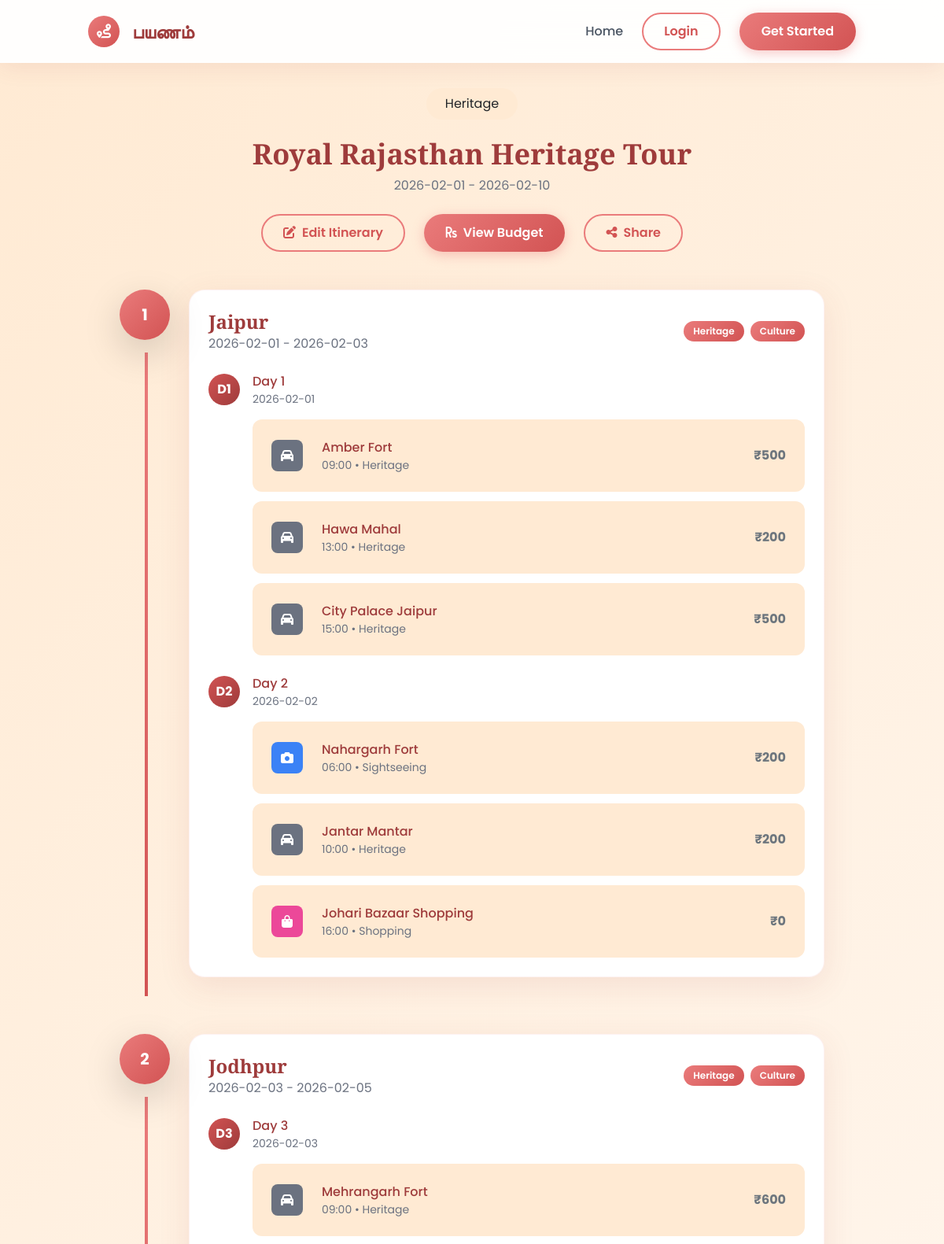
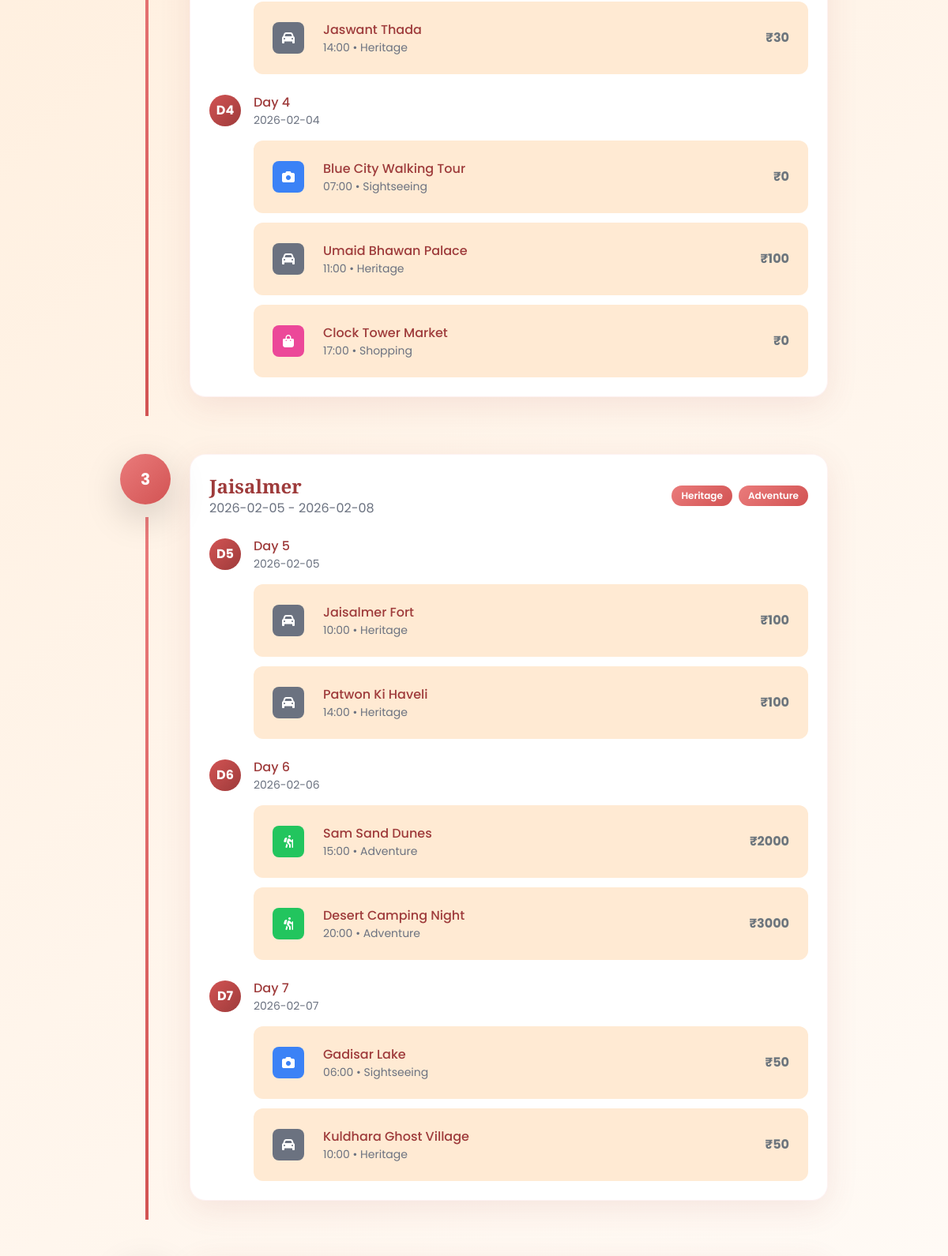
The app's page /trip/a1de65a6-1898-4e86-b5b9-8d27adb81e7d/timeline (upper part) with its own data (2 pictures, top to bottom).
### models.py (models this page shows, shortened)
class Trip(db.Model):
    __tablename__ = 'trips'
    trip_id = db.Column(db.String(36), primary_key=True, default=lambda: str(uuid.uuid4()))
    user_id = db.Column(db.String(36), db.ForeignKey('users.user_id'), nullable=False)
    trip_name = db.Column(db.String(200), nullable=False)
    trip_description = db.Column(db.Text, default='')
    trip_category = db.Column(db.String(50), default='leisure')
    cover_image = db.Column(db.String(500), default='')
    start_date = db.Column(db.String(20), nullable=False)
    end_date = db.Column(db.String(20), nullable=False)
    total_budget = db.Column(db.Float, default=0.0)
    is_public = db.Column(db.Boolean, default=False)
    share_code = db.Column(db.String(20), unique=True, default=lambda: str(uuid.uuid4())[:8])
    itinerary_json = db.Column(db.Text, default='{"stops": []}')
    created_at = db.Column(db.DateTime, default=datetime.utcnow)
    updated_at = db.Column(db.DateTime, default=datetime.utcnow, onupdate=datetime.utcnow)
    def get_itinerary(self):
        try:
            return json.loads(self.itinerary_json)
        except:
            return {"stops": []}

### app.py (the view)
@app.route('/trip/<trip_id>/timeline')
def trip_timeline(trip_id):
    trip = Trip.query.get_or_404(trip_id)
    if trip.user_id != session.get('user_id') and not trip.is_public:
        return redirect(url_for('login'))
    return render_template('timeline.html', trip=trip)

### templates/timeline.html (shortened to what this page needs)
{% extends 'base.html' %}
{% block content %}
<div class="container mx-auto px-4 py-8">
    <div class="text-center mb-12" data-aos="fade-up">
        <div class="inline-flex items-center gap-2 bg-cream px-4 py-2 rounded-full mb-4">
            <span class="capitalize">{{ trip.trip_category }}</span>
        </div>
        <h1 class="text-4xl font-bold font-playfair text-accent mb-2">{{ trip.trip_name }}</h1>
        <p class="text-gray-500">{{ trip.start_date }} - {{ trip.end_date }}</p>
        <div class="flex justify-center gap-4 mt-6">
            <a href="{{ url_for('itinerary_builder', trip_id=trip.trip_id) }}" class="btn-payanam-outline no-underline">
                <i class="fas fa-edit mr-2"></i>Edit Itinerary
            </a>
            <a href="{{ url_for('trip_budget', trip_id=trip.trip_id) }}" class="btn-payanam no-underline">
                <i class="fas fa-rupee-sign mr-2"></i>View Budget
            </a>
            <button onclick="shareTrip()" class="btn-payanam-outline">
                <i class="fas fa-share-alt mr-2"></i>Share
            </button>
        </div>
    </div>
    {% set itinerary = trip.get_itinerary() %}
    {% if itinerary.stops %}
    <div class="max-w-4xl mx-auto">
        {% for stop in itinerary.stops %}
        <div class="relative mb-12" data-aos="fade-up" data-aos-delay="{{ loop.index * 100 }}">
            {% if not loop.last %}
            <div class="absolute left-8 top-20 bottom-0 w-1 bg-gradient-to-b from-primary to-secondary"></div>
            {% endif %}
            <div class="flex items-start gap-6">
                <div class="w-16 h-16 gradient-primary rounded-full flex items-center justify-center text-white text-xl font-bold shadow-lg z-10">
                    {{ loop.index }}
                </div>
                <div class="flex-1">
                    <div class="card-payanam p-6 mb-4">
                        <div class="flex items-center justify-between mb-4">
                            <div>
                                <h2 class="text-2xl font-bold font-playfair text-accent">{{ stop.city_name }}</h2>
                                <p class="text-gray-500">{{ stop.arrival_date }} - {{ stop.departure_date }}</p>
                            </div>
                            {% if stop.stop_category %}
                            <div class="flex gap-2">
                                {% for cat in stop.stop_category %}
                                <span class="badge-payanam capitalize">{{ cat }}</span>
                                {% endfor %}
                            </div>
                            {% endif %}
                        </div>
                        {% for day in stop.days %}
                        <div class="mb-6 last:mb-0">
                            <div class="flex items-center gap-3 mb-3">
                                <div class="w-10 h-10 gradient-accent rounded-full flex items-center justify-center text-white font-bold">
                                    D{{ day.day_number }}
                                </div>
                                <div>
                                    <div class="font-medium text-accent">Day {{ day.day_number }}</div>
                                    <div class="text-sm text-gray-500">{{ day.date }}</div>
                                </div>
                            </div>
                            {% if day.activities %}
                            <div class="ml-14 space-y-3">
                                {% for activity in day.activities %}
                                <div class="flex items-center gap-4 p-4 bg-cream rounded-xl">
                                    <div class="w-10 h-10 rounded-lg flex items-center justify-center text-white
                                        {% if activity.category == 'sightseeing' %}bg-blue-500
                                        {% elif activity.category == 'food' %}bg-orange-500
                                        {% elif activity.category == 'shopping' %}bg-pink-500
                                        {% elif activity.category == 'adventure' %}bg-green-500
                                        {% elif activity.category == 'relaxation' %}bg-purple-500
                                        {% else %}bg-gray-500{% endif %}">
                                        {% if activity.category == 'sightseeing' %}<i class="fas fa-camera"></i>
                                        {% elif activity.category == 'food' %}<i class="fas fa-utensils"></i>
                                        {% elif activity.category == 'shopping' %}<i class="fas fa-shopping-bag"></i>
                                        {% elif activity.category == 'adventure' %}<i class="fas fa-hiking"></i>
                                        {% elif activity.category == 'relaxation' %}<i class="fas fa-spa"></i>
                                        {% else %}<i class="fas fa-car"></i>{% endif %}
                                    </div>
                                    <div class="flex-1">
                                        <div class="font-medium text-accent">{{ activity.activity_name }}</div>
                                        <div class="text-sm text-gray-500 capitalize">
                                            {{ activity.time if activity.time else '' }}
                                            {{ ' • ' if activity.time else '' }}{{ activity.category }}
                                        </div>
                                    </div>
                                    <div class="font-bold text-secondary">₹{{ activity.estimated_cost }}</div>
                                </div>
                                {% endfor %}
                            </div>
                            {% else %}
                            <div class="ml-14 p-4 bg-gray-50 rounded-xl text-gray-400 text-center">
                                No activities planned
                            </div>
                            {% endif %}
                        </div>
                        {% endfor %}
                    </div>
                </div>
            </div>
        </div>
        {% endfor %}
    </div>
    {% endif %}
</div>
{% endblock %}

### templates/base.html (shortened to what this page needs)
<!DOCTYPE html>
<html lang="en">
<head>
    <link href="https://cdn.jsdelivr.net/npm/bootstrap@5.3.3/dist/css/bootstrap.min.css" rel="stylesheet">
    <script src="https://cdn.tailwindcss.com"></script>
    <link rel="stylesheet" href="https://cdnjs.cloudflare.com/ajax/libs/font-awesome/6.5.1/css/all.min.css">
    <link rel="stylesheet" href="https://cdnjs.cloudflare.com/ajax/libs/animate.css/4.1.1/animate.min.css">
    <link href="https://unpkg.com/aos@2.3.1/dist/aos.css" rel="stylesheet">
</head>
<body class="min-h-screen">
    {% block body %}
    <nav class="navbar-payanam fixed top-0 left-0 right-0 z-50 py-3">
        <div class="container mx-auto px-4">
            <div class="flex items-center justify-between">
                <a href="{{ url_for('index') }}" class="flex items-center gap-3 no-underline">
                    <div class="w-10 h-10 gradient-primary rounded-full flex items-center justify-center">
                        <i class="fas fa-route text-white text-lg"></i>
                    </div>
                    <span class="text-2xl font-bold font-playfair text-accent">பயணம்</span>
                </a>
                <div class="hidden md:flex items-center gap-6">
                    <a href="{{ url_for('index') }}" class="text-gray-600 hover:text-secondary transition no-underline font-medium">Home</a>
                    {% if session.get('user_id') %}
                    <a href="{{ url_for('dashboard') }}" class="text-gray-600 hover:text-secondary transition no-underline font-medium">Dashboard</a>
                    <a href="{{ url_for('my_trips') }}" class="text-gray-600 hover:text-secondary transition no-underline font-medium">My Trips</a>
                    <div class="relative group">
                        <button class="flex items-center gap-2 text-gray-600 hover:text-secondary transition">
                            <div class="w-8 h-8 gradient-primary rounded-full flex items-center justify-center">
                                <span class="text-white text-sm font-bold">{{ session.get('user_name', 'U')[0]|upper }}</span>
                            </div>
                            <span class="font-medium">{{ session.get('user_name', 'User') }}</span>
                            <i class="fas fa-chevron-down text-xs"></i>
                        </button>
                        <div class="absolute right-0 mt-2 w-56 bg-white rounded-xl shadow-lg opacity-0 invisible group-hover:opacity-100 group-hover:visible transition-all duration-300 py-2 border border-gray-100">
                            <div class="px-4 py-3 border-b border-gray-100">
                                <p class="font-semibold text-accent">{{ session.get('user_name', 'User') }}</p>
                                <p class="text-xs text-gray-500 truncate">{{ session.get('user_email', '') }}</p>
                            </div>
                            <a href="{{ url_for('profile') }}" class="flex items-center gap-3 px-4 py-2 text-gray-600 hover:bg-cream hover:text-secondary transition no-underline">
                                <i class="fas fa-user-circle w-5 text-center"></i>My Profile
                            </a>
                            <a href="{{ url_for('my_trips') }}" class="flex items-center gap-3 px-4 py-2 text-gray-600 hover:bg-cream hover:text-secondary transition no-underline">
                                <i class="fas fa-suitcase w-5 text-center"></i>My Trips
                            </a>
                            <a href="{{ url_for('analytics') }}" class="flex items-center gap-3 px-4 py-2 text-gray-600 hover:bg-cream hover:text-secondary transition no-underline">
                                <i class="fas fa-chart-line w-5 text-center"></i>Analytics
                            </a>
                            <hr class="my-2 border-gray-100">
                            <a href="{{ url_for('logout') }}" class="flex items-center gap-3 px-4 py-2 text-red-500 hover:bg-red-50 hover:text-red-600 transition no-underline">
                                <i class="fas fa-sign-out-alt w-5 text-center"></i>Logout
                            </a>
                        </div>
                    </div>
                    {% else %}
                    <a href="{{ url_for('login') }}" class="btn-payanam-outline no-underline">Login</a>
                    <a href="{{ url_for('signup') }}" class="btn-payanam no-underline">Get Started</a>
                    {% endif %}
                </div>
            </div>
        </div>
    </nav>
    <main class="pt-20">
        {% block content %}{% endblock %}
    </main>
    {% endblock %}
</body>
</html>

### templates/base.html (style rules this page uses)
:root { --primary: #EA7B7B; --secondary: #D25353; --accent: #9E3B3B; --cream: #FFEAD3; }
* { margin: 0; padding: 0; box-sizing: border-box; }
body { font-family: 'Poppins', sans-serif; background: linear-gradient(135deg, #FFEAD3 0%, #fff5eb 50%, #fff 100%); min-height: 100vh; }
.font-playfair { font-family: 'Playfair Display', serif; }
.gradient-primary { background: linear-gradient(135deg, var(--primary) 0%, var(--secondary) 100%); }
.gradient-accent { background: linear-gradient(135deg, var(--secondary) 0%, var(--accent) 100%); }
.btn-payanam { background: linear-gradient(135deg, var(--primary) 0%, var(--secondary) 100%); color: white; border: none; padding: 12px 28px; border-radius: 30px; font-weight: 600; transition: all 0.3s ease; box-shadow: 0 4px 15px rgba(234, 123, 123, 0.4); }
.btn-payanam-outline { background: transparent; color: var(--secondary); border: 2px solid var(--primary); padding: 10px 26px; border-radius: 30px; font-weight: 600; transition: all 0.3s ease; }
.card-payanam { background: white; border-radius: 20px; box-shadow: 0 10px 40px rgba(158, 59, 59, 0.1); transition: all 0.3s ease; border: 1px solid rgba(234, 123, 123, 0.1); }
.navbar-payanam { background: rgba(255, 255, 255, 0.95); backdrop-filter: blur(20px); box-shadow: 0 4px 30px rgba(158, 59, 59, 0.1); }
.badge-payanam { background: linear-gradient(135deg, var(--primary) 0%, var(--secondary) 100%); color: white; padding: 4px 12px; border-radius: 20px; font-size: 0.75rem; font-weight: 600; }

### records on screen
Trip: trip_category "Heritage", trip_name "Royal Rajasthan Heritage Tour", start_date "2026-02-01", end_date "2026-02-10"

### other values on screen
{{ stop.city_name }} "Jaipur" "Jodhpur" "Jaisalmer"
{{ stop.arrival_date }} "2026-02-01" "2026-02-03" "2026-02-05"
{{ stop.departure_date }} "2026-02-03" "2026-02-05" "2026-02-08"
{{ cat }} "Heritage" "Culture" "Heritage" "Culture" "Heritage" "Adventure"
{{ day.day_number }} "1" "2" "3" "4" "5" "6" "7"
{{ day.date }} "2026-02-01" "2026-02-02" "2026-02-03" "2026-02-04" "2026-02-05" "2026-02-06" "2026-02-07"
{{ activity.activity_name }} "Amber Fort" "Hawa Mahal" "City Palace Jaipur" "Nahargarh Fort" "Jantar Mantar" "Johari Bazaar Shopping" "Mehrangarh Fort" "Jaswant Thada" "Blue City Walking Tour" "Umaid Bhawan Palace" "Clock Tower Market" "Jaisalmer Fort" "Patwon Ki Haveli" "Sam Sand Dunes" "Desert Camping Night" "Gadisar Lake" "Kuldhara Ghost Village"
{{ activity.time if activity.time else '' }} "09:00" "13:00" "15:00" "06:00" "10:00" "16:00" "09:00" "14:00" "07:00" "11:00" "17:00" "10:00" "14:00" "15:00" "20:00" "06:00" "10:00"
{{ ' • ' if activity.time else '' }} "•" "•" "•" "•" "•" "•" "•" "•" "•" "•" "•" "•" "•" "•" "•" "•" "•"
{{ activity.category }} "Heritage" "Heritage" "Heritage" "Sightseeing" "Heritage" "Shopping" "Heritage" "Heritage" "Sightseeing" "Heritage" "Shopping" "Heritage" "Heritage" "Adventure" "Adventure" "Sightseeing" "Heritage"
{{ activity.estimated_cost }} "500" "200" "500" "200" "200" "0" "600" "30" "0" "100" "0" "100" "100" "2000" "3000" "50" "50"
